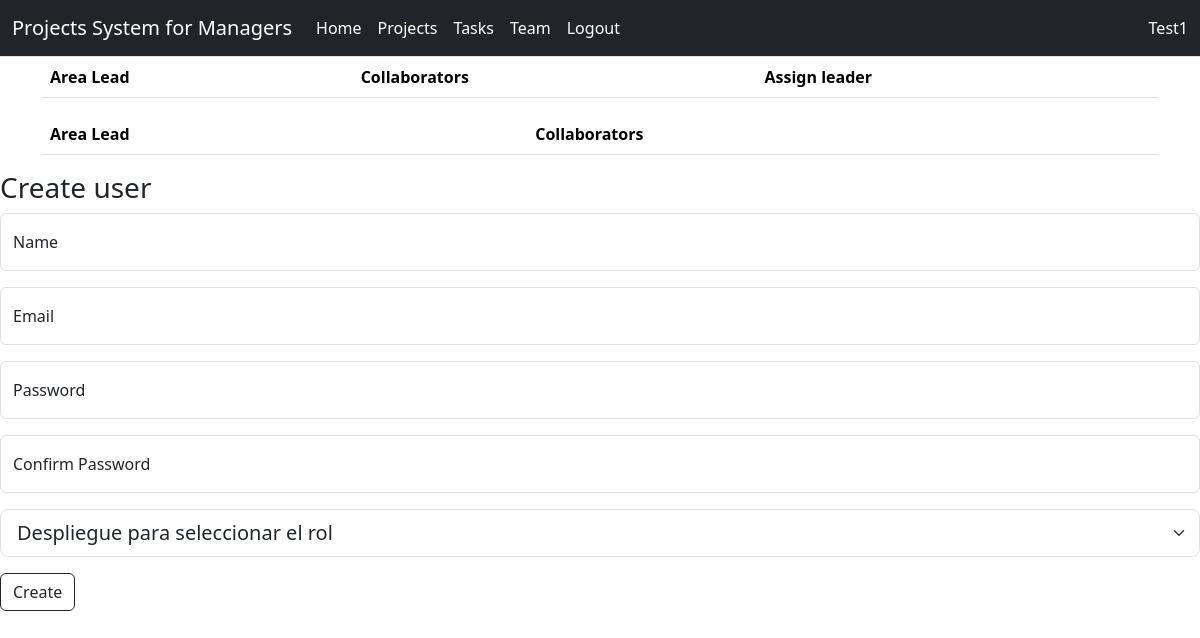
/team/ (signed in), run on an earlier commit of the app's database.
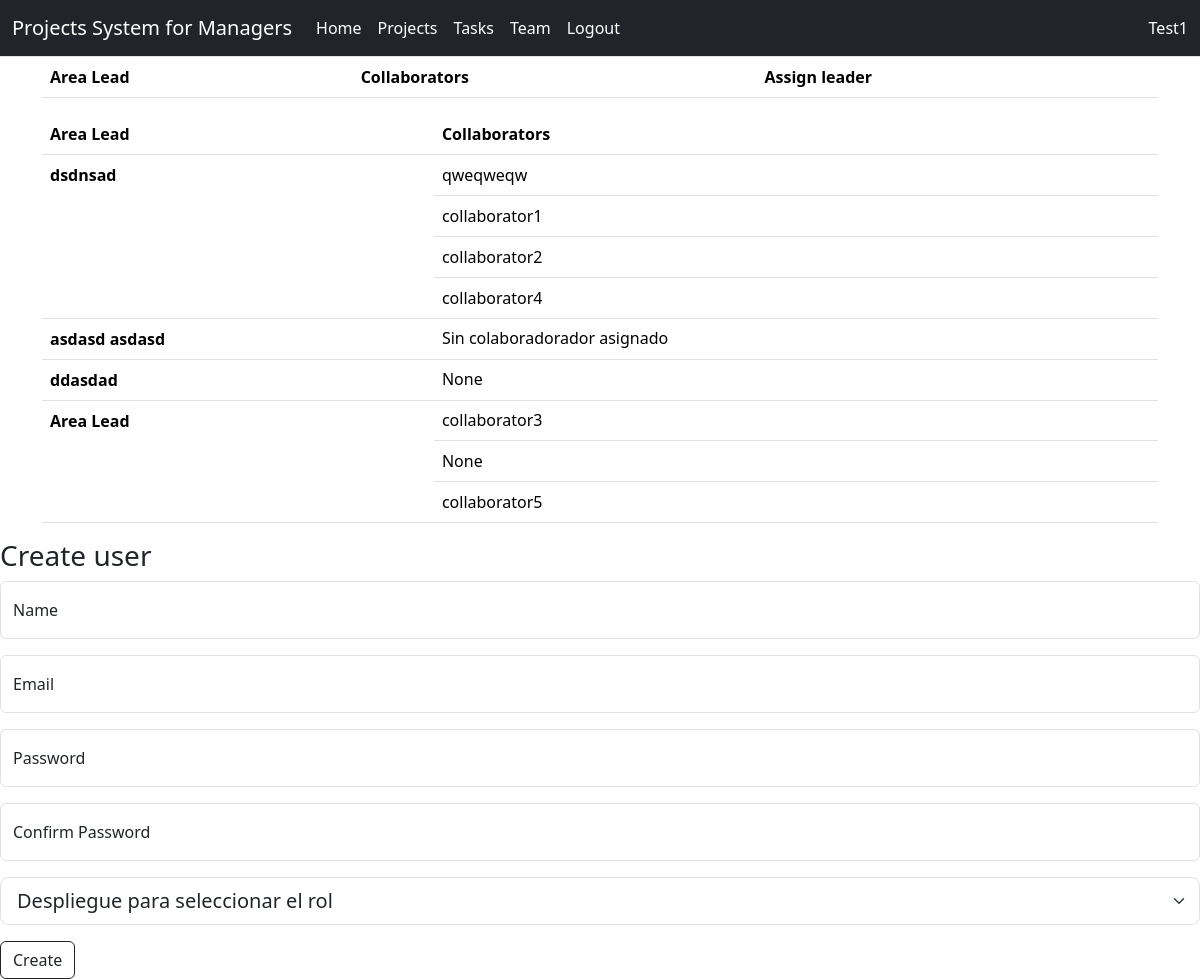
And on a later commit of the database.
### user_work_space_manager/models.py (models this page shows)
class RolAssignment(models.Model):
    user = models.ForeignKey('UserProfile', on_delete=models.CASCADE)
    work_space = models.ForeignKey(WorkSpaces, on_delete=models.CASCADE)
    rol = models.CharField( max_length=20, choices=USER_ROL)
    created_at = models.DateTimeField(auto_now_add=True)
    updated_at = models.DateTimeField(auto_now_add=True)
    def __str__(self) -> str:
        return f'El usuario {self.user} tiene el en el work space {self.work_space} tiene el rol de {self.rol}'

class UserProfile(AbstractUser):
    work_space: models.ManyToManyField(WorkSpaces, through=RolAssignment,blank=True,null=True)
    created_at = models.DateTimeField(auto_now_add=True)
    updated_at = models.DateTimeField(auto_now_add=True)
    def __str__(self) -> str:
        return self.username

class Teams(models.Model):
    area_lead= models.ForeignKey(UserProfile, on_delete=models.CASCADE,null=True, blank=True, related_name='area_lead_collaborator')
    collaborator = models.ForeignKey(UserProfile,on_delete=models.CASCADE,null=True, blank=True, related_name='collaborator_area_lead')
    work_space= models.ForeignKey(WorkSpaces, on_delete=models.CASCADE)

### user_work_space_manager/views.py (the view)
# urls.py: path('team/', include('user_work_space_manager.urls'),name= 'team')
def team(request):
    work_space = WorkSpaces.objects.get(pk= request.session['selected_workspace'])
    area_leads = RolAssignment.objects.filter(work_space= work_space,rol= 'AREA_LEAD')
    teams = []
    for lead in area_leads:
        colaborators = Teams.objects.filter(area_lead=lead.user)
        teams.append((lead,colaborators))
    collaborators_without_area_lead = Teams.objects.filter(area_lead__isnull=True)
    print(collaborators_without_area_lead)
    print(area_leads)
    return render(request,'team.html',{
        'teams':teams,
        'collaborators_without_area_lead':collaborators_without_area_lead
    })

### user_work_space_manager/models.py (called while the page is built)
    def __str__(self) -> str:
        return self.name

### user_work_space_manager/Templates/team.html (shortened to what this page needs)
{% extends "base.html" %}
{% block content %}
<div class='container-sm'>
    <table class="table">
        <thead>
            <tr>
            <th scope="col">Area Lead</th>
            <th scope="col">Collaborators</th>
            <th scope="col">Assign leader</th>
            </tr>
        </thead>
    </table>
</div>
<div class='container-sm'>
    <table class="table">
        <thead>
            <tr>
            <th scope="col">Area Lead</th>
            <th scope="col">Collaborators</th>
            </tr>
        </thead>
        <tbody>
        {% for lead, collaborators in teams %}
        <tr>
            {% if collaborators|length != 0 %}
            <th scope="row" rowspan={{ collaborators|length|add:1  }}>{{lead.user}}</th>
            {% else %}
            <th scope="row" rowspan=2>{{lead.user}}</th>
            {% endif %}
            </tr>
            {% if collaborators|length == 0 %}
            <td>Sin colaboradorador asignado</td>
            {% endif %}
            {% for collaboratorN in collaborators %}
            <tr>
                <td>{{collaboratorN.collaborator}}</td>
            </tr>
            {% endfor %}
        {% endfor %}
        </tbody>
    </table>
</div>
<form action="create_user/" method="post">
    <h3>Create user</h3>
    <div class="form-floating mb-3">
        <input type="text" class="form-control" id="floatingname" placeholder="Please, write your name" name="name">
        <label for="Inputname" >Name</label>
    </div>
    <div class="form-floating mb-3">
        <input type="email" class="form-control" id="floatingname" placeholder="Please, write your name" name="email">
        <label for="Inputname" >Email</label>
    </div>
    <div class="form-floating mb-3">
        <input type="password" class="form-control" id="floatingname" placeholder="Please, write your name" name="password1">
        <label for="Inputname" >Password</label>
    </div>
    <div class="form-floating mb-3">
        <input type="password" class="form-control" id="floatingname" placeholder="Please, write your name" name="password2">
        <label for="Inputname" >Confirm Password</label>
    </div>
    <select class="form-select form-select-lg mb-3" aria-label=".form-select-lg example" name="rol">
        <option selected>Despliegue para seleccionar el rol</option>
    </select>
    <button  class="btn btn-outline-dark">Create</button>
</form>
{% endblock content %}

What changed in the data, as far as the page shows it:
added RolAssignment: user "dsdnsad"
added Teams: collaborator "qweqweqw", shown under "dsdnsad"
added Teams: collaborator "collaborator1", shown under "dsdnsad"
added Teams: collaborator "collaborator2", shown under "dsdnsad"
added Teams: collaborator "collaborator4", shown under "dsdnsad"
added RolAssignment: user "asdasd asdasd", shows "Sin colaboradorador asignado"
added RolAssignment: user "ddasdad"
added Teams: collaborator "None", shown under "ddasdad"
added RolAssignment: user "Area Lead"
added Teams: collaborator "collaborator3", shown under "Area Lead"
added Teams: collaborator "None", shown under "Area Lead"
added Teams: collaborator "collaborator5", shown under "Area Lead"
